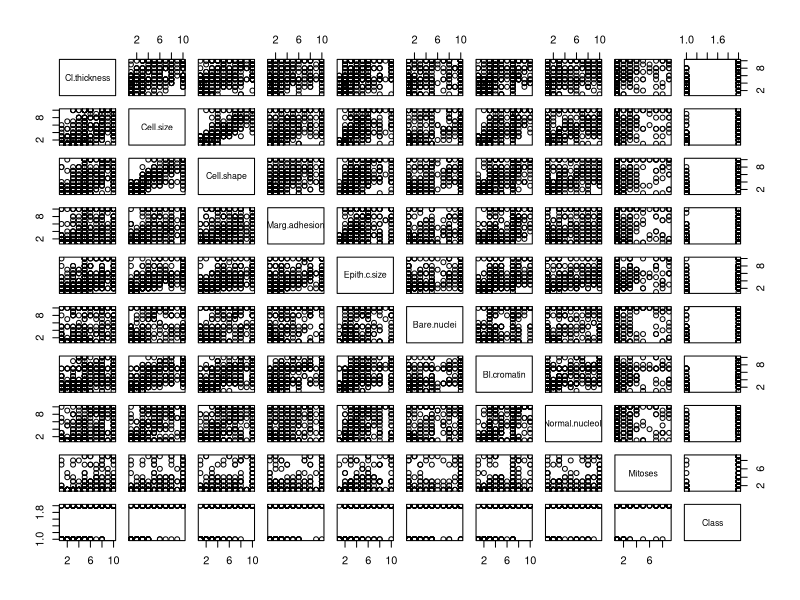
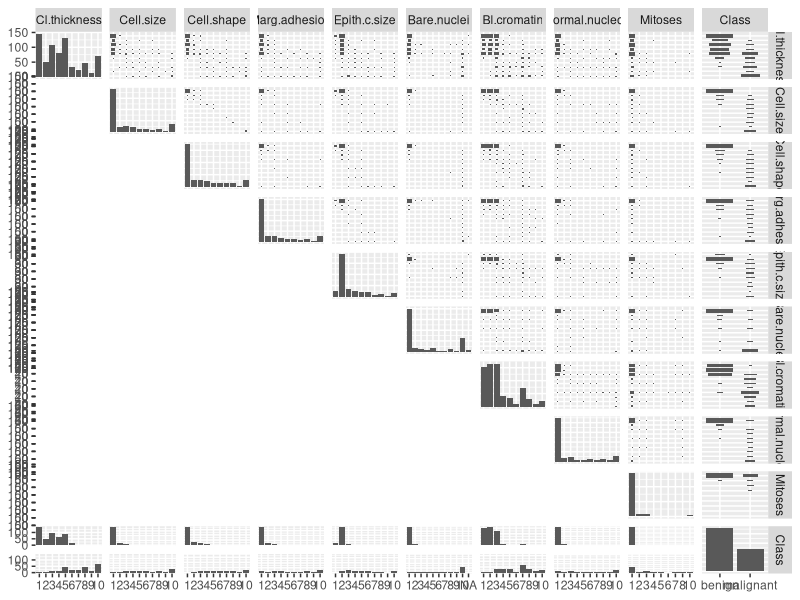
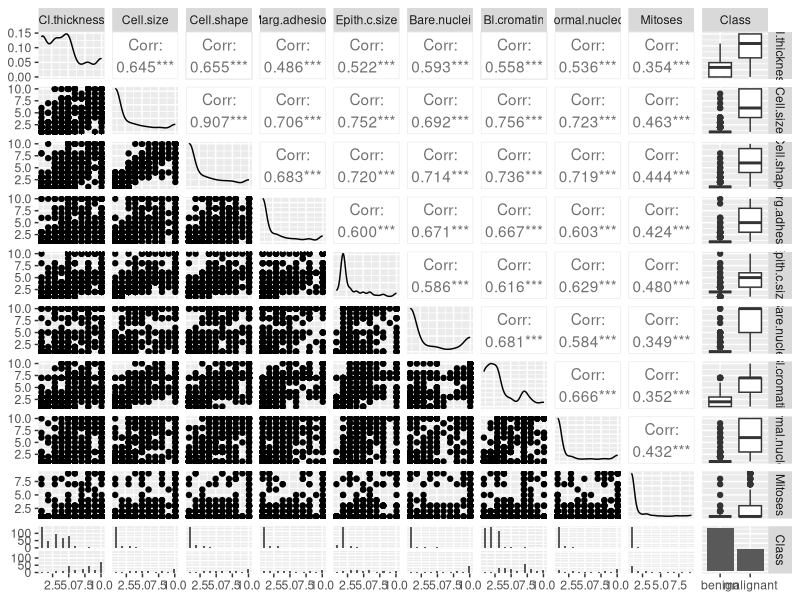
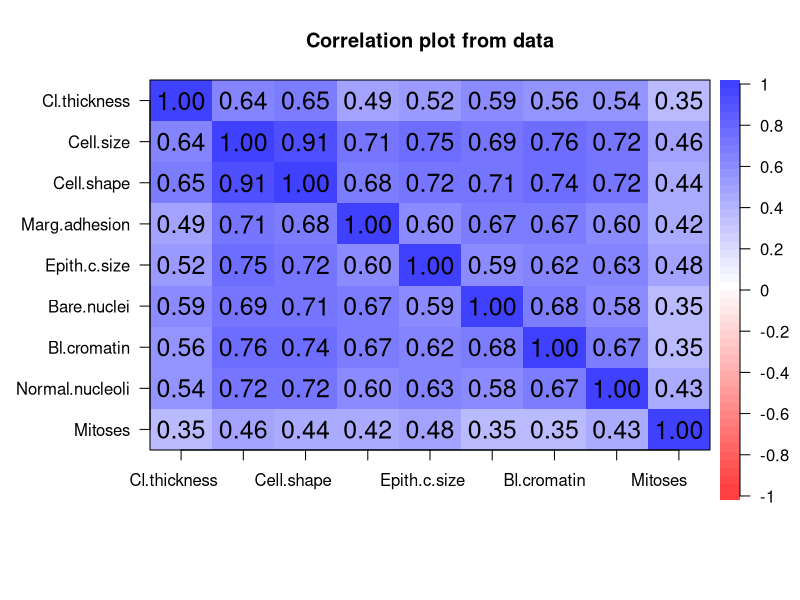
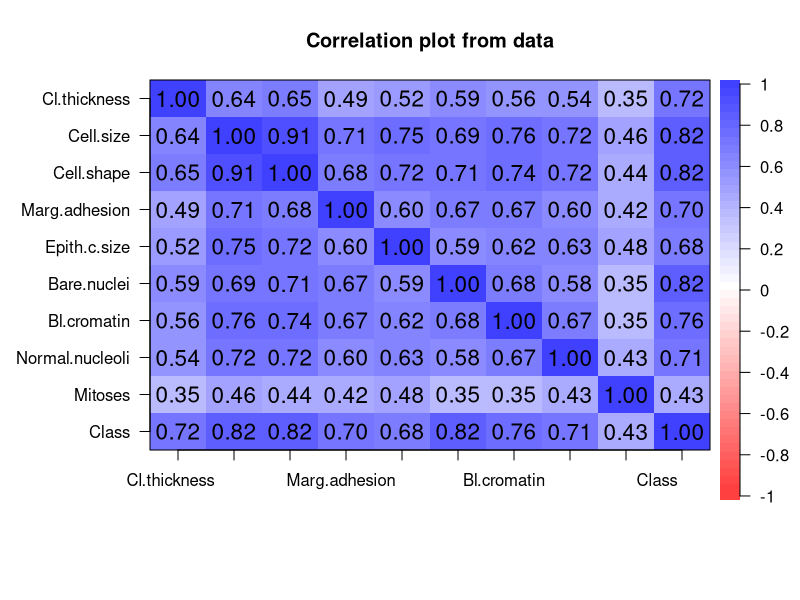

The R script that drew these images, in order:
### Summary stuff for DS2 final project

library(mlbench)
data(BreastCancer)
library(dplyr)
BreastCancer <- BreastCancer[,-1] # remove ID column
summary(BreastCancer) # note that everything is factor

plot(BreastCancer)

library(GGally)
ggpairs(BreastCancer) # note all are factors

BreastCancer = BreastCancer %>% 
  mutate(Cl.thickness=as.numeric(Cl.thickness)) %>% 
  mutate(Cell.size=as.numeric(Cell.size)) %>%  
  mutate(Cell.shape=as.numeric(Cell.shape)) %>%  
  mutate(Marg.adhesion=as.numeric(Marg.adhesion)) %>%  
  mutate(Epith.c.size=as.numeric(Epith.c.size)) %>%  
  mutate(Bare.nuclei=as.numeric(Bare.nuclei)) %>%  
  mutate(Bl.cromatin=as.numeric(Bl.cromatin)) %>%  
  mutate(Normal.nucleoli=as.numeric(Normal.nucleoli)) %>%  
  mutate(Mitoses=as.numeric(Mitoses))

ggpairs(BreastCancer) # all but response are numeric

library(psych)
dev.off()
cor.plot(BreastCancer[,-10]) # correlation not including response

BreastCancer <- BreastCancer %>% mutate(Class = as.numeric(Class)) # numeric response
dev.off()
cor.plot(BreastCancer[,])